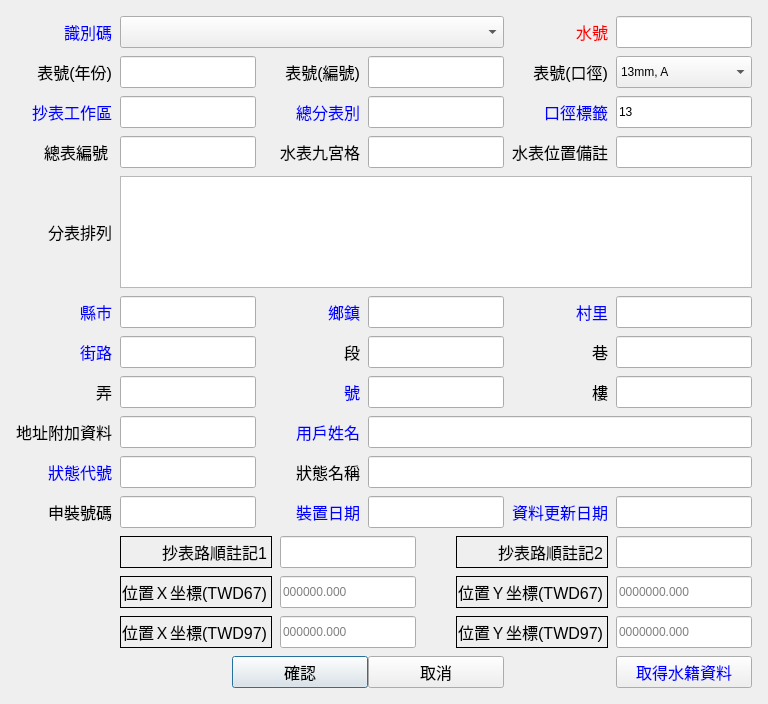
<?xml version="1.0" encoding="UTF-8"?>
<ui version="4.0">
 <class>AddEumeter</class>
 <widget class="QDialog" name="AddEumeter">
  <property name="geometry">
   <rect>
    <x>0</x>
    <y>0</y>
    <width>768</width>
    <height>704</height>
   </rect>
  </property>
  <property name="windowTitle">
   <string>Dialog</string>
  </property>
  <widget class="QComboBox" name="comboBox_unific_id">
   <property name="geometry">
    <rect>
     <x>120</x>
     <y>16</y>
     <width>384</width>
     <height>32</height>
    </rect>
   </property>
  </widget>
  <widget class="QLabel" name="label_unific_id">
   <property name="geometry">
    <rect>
     <x>16</x>
     <y>16</y>
     <width>96</width>
     <height>32</height>
    </rect>
   </property>
   <property name="font">
    <font>
     <pointsize>12</pointsize>
    </font>
   </property>
   <property name="styleSheet">
    <string notr="true">color: rgb(0, 0, 255);</string>
   </property>
   <property name="text">
    <string>識別碼</string>
   </property>
   <property name="alignment">
    <set>Qt::AlignRight|Qt::AlignTrailing|Qt::AlignVCenter</set>
   </property>
  </widget>
  <widget class="QLabel" name="label_water_no">
   <property name="geometry">
    <rect>
     <x>512</x>
     <y>16</y>
     <width>96</width>
     <height>32</height>
    </rect>
   </property>
   <property name="font">
    <font>
     <pointsize>12</pointsize>
    </font>
   </property>
   <property name="styleSheet">
    <string notr="true">color: rgb(255, 0, 0);</string>
   </property>
   <property name="text">
    <string>水號</string>
   </property>
   <property name="alignment">
    <set>Qt::AlignRight|Qt::AlignTrailing|Qt::AlignVCenter</set>
   </property>
  </widget>
  <widget class="QLineEdit" name="lineEdit_water_no">
   <property name="geometry">
    <rect>
     <x>616</x>
     <y>16</y>
     <width>136</width>
     <height>32</height>
    </rect>
   </property>
   <property name="maxLength">
    <number>11</number>
   </property>
  </widget>
  <widget class="QLabel" name="label_meter_yy">
   <property name="geometry">
    <rect>
     <x>16</x>
     <y>56</y>
     <width>96</width>
     <height>32</height>
    </rect>
   </property>
   <property name="font">
    <font>
     <pointsize>12</pointsize>
    </font>
   </property>
   <property name="text">
    <string>表號(年份)</string>
   </property>
   <property name="alignment">
    <set>Qt::AlignRight|Qt::AlignTrailing|Qt::AlignVCenter</set>
   </property>
  </widget>
  <widget class="QLineEdit" name="lineEdit_meter_yy">
   <property name="geometry">
    <rect>
     <x>120</x>
     <y>56</y>
     <width>136</width>
     <height>32</height>
    </rect>
   </property>
   <property name="inputMask">
    <string/>
   </property>
   <property name="maxLength">
    <number>3</number>
   </property>
  </widget>
  <widget class="QLabel" name="label_meter_no">
   <property name="geometry">
    <rect>
     <x>264</x>
     <y>56</y>
     <width>96</width>
     <height>32</height>
    </rect>
   </property>
   <property name="font">
    <font>
     <pointsize>12</pointsize>
    </font>
   </property>
   <property name="text">
    <string>表號(編號)</string>
   </property>
   <property name="alignment">
    <set>Qt::AlignRight|Qt::AlignTrailing|Qt::AlignVCenter</set>
   </property>
  </widget>
  <widget class="QLineEdit" name="lineEdit_meter_no">
   <property name="geometry">
    <rect>
     <x>368</x>
     <y>56</y>
     <width>136</width>
     <height>32</height>
    </rect>
   </property>
   <property name="maxLength">
    <number>6</number>
   </property>
  </widget>
  <widget class="QLabel" name="label_meter_mode">
   <property name="geometry">
    <rect>
     <x>512</x>
     <y>56</y>
     <width>96</width>
     <height>32</height>
    </rect>
   </property>
   <property name="font">
    <font>
     <pointsize>12</pointsize>
    </font>
   </property>
   <property name="text">
    <string>表號(口徑)</string>
   </property>
   <property name="alignment">
    <set>Qt::AlignRight|Qt::AlignTrailing|Qt::AlignVCenter</set>
   </property>
  </widget>
  <widget class="QComboBox" name="comboBox_meter_mode">
   <property name="geometry">
    <rect>
     <x>616</x>
     <y>56</y>
     <width>136</width>
     <height>32</height>
    </rect>
   </property>
   <item>
    <property name="text">
     <string>13mm, A</string>
    </property>
   </item>
   <item>
    <property name="text">
     <string>20mm, B</string>
    </property>
   </item>
   <item>
    <property name="text">
     <string>25mm, C</string>
    </property>
   </item>
   <item>
    <property name="text">
     <string>40mm, D</string>
    </property>
   </item>
   <item>
    <property name="text">
     <string>50mm, E</string>
    </property>
   </item>
   <item>
    <property name="text">
     <string>80mm, F</string>
    </property>
   </item>
   <item>
    <property name="text">
     <string>100mm以上, G</string>
    </property>
   </item>
  </widget>
  <widget class="QLabel" name="label_work_area">
   <property name="geometry">
    <rect>
     <x>16</x>
     <y>96</y>
     <width>96</width>
     <height>32</height>
    </rect>
   </property>
   <property name="font">
    <font>
     <pointsize>12</pointsize>
    </font>
   </property>
   <property name="styleSheet">
    <string notr="true">color: rgb(0, 0, 255);</string>
   </property>
   <property name="text">
    <string>抄表工作區</string>
   </property>
   <property name="alignment">
    <set>Qt::AlignRight|Qt::AlignTrailing|Qt::AlignVCenter</set>
   </property>
  </widget>
  <widget class="QLineEdit" name="lineEdit_work_area">
   <property name="geometry">
    <rect>
     <x>120</x>
     <y>96</y>
     <width>136</width>
     <height>32</height>
    </rect>
   </property>
   <property name="maxLength">
    <number>4</number>
   </property>
  </widget>
  <widget class="QLabel" name="label_meter_type">
   <property name="geometry">
    <rect>
     <x>264</x>
     <y>96</y>
     <width>96</width>
     <height>32</height>
    </rect>
   </property>
   <property name="font">
    <font>
     <pointsize>12</pointsize>
    </font>
   </property>
   <property name="styleSheet">
    <string notr="true">color: rgb(0, 0, 255);</string>
   </property>
   <property name="text">
    <string>總分表別</string>
   </property>
   <property name="alignment">
    <set>Qt::AlignRight|Qt::AlignTrailing|Qt::AlignVCenter</set>
   </property>
  </widget>
  <widget class="QLineEdit" name="lineEdit_meter_type">
   <property name="geometry">
    <rect>
     <x>368</x>
     <y>96</y>
     <width>136</width>
     <height>32</height>
    </rect>
   </property>
   <property name="maxLength">
    <number>1</number>
   </property>
  </widget>
  <widget class="QLabel" name="label_meter_tag">
   <property name="geometry">
    <rect>
     <x>512</x>
     <y>96</y>
     <width>96</width>
     <height>32</height>
    </rect>
   </property>
   <property name="font">
    <font>
     <pointsize>12</pointsize>
    </font>
   </property>
   <property name="styleSheet">
    <string notr="true">color: rgb(0, 0, 255);</string>
   </property>
   <property name="text">
    <string>口徑標籤</string>
   </property>
   <property name="alignment">
    <set>Qt::AlignRight|Qt::AlignTrailing|Qt::AlignVCenter</set>
   </property>
  </widget>
  <widget class="QLineEdit" name="lineEdit_meter_tag">
   <property name="geometry">
    <rect>
     <x>616</x>
     <y>96</y>
     <width>136</width>
     <height>32</height>
    </rect>
   </property>
   <property name="text">
    <string>13</string>
   </property>
   <property name="maxLength">
    <number>3</number>
   </property>
  </widget>
  <widget class="QLineEdit" name="lineEdit_master">
   <property name="geometry">
    <rect>
     <x>120</x>
     <y>136</y>
     <width>136</width>
     <height>32</height>
    </rect>
   </property>
   <property name="maxLength">
    <number>5</number>
   </property>
  </widget>
  <widget class="QLabel" name="label_master">
   <property name="geometry">
    <rect>
     <x>12</x>
     <y>136</y>
     <width>96</width>
     <height>32</height>
    </rect>
   </property>
   <property name="font">
    <font>
     <pointsize>12</pointsize>
    </font>
   </property>
   <property name="text">
    <string>總表編號</string>
   </property>
   <property name="alignment">
    <set>Qt::AlignRight|Qt::AlignTrailing|Qt::AlignVCenter</set>
   </property>
  </widget>
  <widget class="QLineEdit" name="lineEdit_loc_9mark">
   <property name="geometry">
    <rect>
     <x>368</x>
     <y>136</y>
     <width>136</width>
     <height>32</height>
    </rect>
   </property>
   <property name="maxLength">
    <number>2</number>
   </property>
  </widget>
  <widget class="QLabel" name="label_loc_9mark">
   <property name="geometry">
    <rect>
     <x>264</x>
     <y>136</y>
     <width>96</width>
     <height>32</height>
    </rect>
   </property>
   <property name="font">
    <font>
     <pointsize>12</pointsize>
    </font>
   </property>
   <property name="text">
    <string>水表九宮格</string>
   </property>
   <property name="alignment">
    <set>Qt::AlignRight|Qt::AlignTrailing|Qt::AlignVCenter</set>
   </property>
  </widget>
  <widget class="QLabel" name="label_nine_mark_dsc">
   <property name="geometry">
    <rect>
     <x>512</x>
     <y>136</y>
     <width>96</width>
     <height>32</height>
    </rect>
   </property>
   <property name="font">
    <font>
     <pointsize>12</pointsize>
    </font>
   </property>
   <property name="text">
    <string>水表位置備註</string>
   </property>
   <property name="alignment">
    <set>Qt::AlignRight|Qt::AlignTrailing|Qt::AlignVCenter</set>
   </property>
  </widget>
  <widget class="QLineEdit" name="lineEdit_nine_mark_dsc">
   <property name="geometry">
    <rect>
     <x>616</x>
     <y>136</y>
     <width>136</width>
     <height>32</height>
    </rect>
   </property>
   <property name="maxLength">
    <number>20</number>
   </property>
  </widget>
  <widget class="QLabel" name="label_bh_loc">
   <property name="geometry">
    <rect>
     <x>16</x>
     <y>176</y>
     <width>96</width>
     <height>112</height>
    </rect>
   </property>
   <property name="font">
    <font>
     <pointsize>12</pointsize>
    </font>
   </property>
   <property name="text">
    <string>分表排列</string>
   </property>
   <property name="alignment">
    <set>Qt::AlignRight|Qt::AlignTrailing|Qt::AlignVCenter</set>
   </property>
  </widget>
  <widget class="QLineEdit" name="lineEdit_vila_name">
   <property name="geometry">
    <rect>
     <x>616</x>
     <y>296</y>
     <width>136</width>
     <height>32</height>
    </rect>
   </property>
   <property name="maxLength">
    <number>20</number>
   </property>
  </widget>
  <widget class="QLabel" name="label_dist_name">
   <property name="geometry">
    <rect>
     <x>264</x>
     <y>296</y>
     <width>96</width>
     <height>32</height>
    </rect>
   </property>
   <property name="font">
    <font>
     <pointsize>12</pointsize>
    </font>
   </property>
   <property name="styleSheet">
    <string notr="true">color: rgb(0, 0, 255);</string>
   </property>
   <property name="text">
    <string>鄉鎮</string>
   </property>
   <property name="alignment">
    <set>Qt::AlignRight|Qt::AlignTrailing|Qt::AlignVCenter</set>
   </property>
  </widget>
  <widget class="QLabel" name="label_vila_name">
   <property name="geometry">
    <rect>
     <x>512</x>
     <y>296</y>
     <width>96</width>
     <height>32</height>
    </rect>
   </property>
   <property name="font">
    <font>
     <pointsize>12</pointsize>
    </font>
   </property>
   <property name="styleSheet">
    <string notr="true">color: rgb(0, 0, 255);</string>
   </property>
   <property name="text">
    <string>村里</string>
   </property>
   <property name="alignment">
    <set>Qt::AlignRight|Qt::AlignTrailing|Qt::AlignVCenter</set>
   </property>
  </widget>
  <widget class="QLabel" name="label_county_name">
   <property name="geometry">
    <rect>
     <x>16</x>
     <y>296</y>
     <width>96</width>
     <height>32</height>
    </rect>
   </property>
   <property name="font">
    <font>
     <pointsize>12</pointsize>
    </font>
   </property>
   <property name="styleSheet">
    <string notr="true">color: rgb(0, 0, 255);</string>
   </property>
   <property name="text">
    <string>縣市</string>
   </property>
   <property name="alignment">
    <set>Qt::AlignRight|Qt::AlignTrailing|Qt::AlignVCenter</set>
   </property>
  </widget>
  <widget class="QLineEdit" name="lineEdit_dist_name">
   <property name="geometry">
    <rect>
     <x>368</x>
     <y>296</y>
     <width>136</width>
     <height>32</height>
    </rect>
   </property>
   <property name="maxLength">
    <number>20</number>
   </property>
  </widget>
  <widget class="QLineEdit" name="lineEdit_county_name">
   <property name="geometry">
    <rect>
     <x>120</x>
     <y>296</y>
     <width>136</width>
     <height>32</height>
    </rect>
   </property>
   <property name="maxLength">
    <number>10</number>
   </property>
  </widget>
  <widget class="QLabel" name="label_road">
   <property name="geometry">
    <rect>
     <x>16</x>
     <y>336</y>
     <width>96</width>
     <height>32</height>
    </rect>
   </property>
   <property name="font">
    <font>
     <pointsize>12</pointsize>
    </font>
   </property>
   <property name="styleSheet">
    <string notr="true">color: rgb(0, 0, 255);</string>
   </property>
   <property name="text">
    <string>街路</string>
   </property>
   <property name="alignment">
    <set>Qt::AlignRight|Qt::AlignTrailing|Qt::AlignVCenter</set>
   </property>
  </widget>
  <widget class="QLineEdit" name="lineEdit_road">
   <property name="geometry">
    <rect>
     <x>120</x>
     <y>336</y>
     <width>136</width>
     <height>32</height>
    </rect>
   </property>
   <property name="maxLength">
    <number>20</number>
   </property>
  </widget>
  <widget class="QLabel" name="label_lane">
   <property name="geometry">
    <rect>
     <x>512</x>
     <y>336</y>
     <width>96</width>
     <height>32</height>
    </rect>
   </property>
   <property name="font">
    <font>
     <pointsize>12</pointsize>
    </font>
   </property>
   <property name="text">
    <string>巷</string>
   </property>
   <property name="alignment">
    <set>Qt::AlignRight|Qt::AlignTrailing|Qt::AlignVCenter</set>
   </property>
  </widget>
  <widget class="QLineEdit" name="lineEdit_section">
   <property name="geometry">
    <rect>
     <x>368</x>
     <y>336</y>
     <width>136</width>
     <height>32</height>
    </rect>
   </property>
   <property name="maxLength">
    <number>10</number>
   </property>
  </widget>
  <widget class="QLabel" name="label_section">
   <property name="geometry">
    <rect>
     <x>264</x>
     <y>336</y>
     <width>96</width>
     <height>32</height>
    </rect>
   </property>
   <property name="font">
    <font>
     <pointsize>12</pointsize>
    </font>
   </property>
   <property name="text">
    <string>段</string>
   </property>
   <property name="alignment">
    <set>Qt::AlignRight|Qt::AlignTrailing|Qt::AlignVCenter</set>
   </property>
  </widget>
  <widget class="QLineEdit" name="lineEdit_lane">
   <property name="geometry">
    <rect>
     <x>616</x>
     <y>336</y>
     <width>136</width>
     <height>32</height>
    </rect>
   </property>
   <property name="maxLength">
    <number>5</number>
   </property>
  </widget>
  <widget class="QLabel" name="label_alley">
   <property name="geometry">
    <rect>
     <x>16</x>
     <y>376</y>
     <width>96</width>
     <height>32</height>
    </rect>
   </property>
   <property name="font">
    <font>
     <pointsize>12</pointsize>
    </font>
   </property>
   <property name="text">
    <string>弄</string>
   </property>
   <property name="alignment">
    <set>Qt::AlignRight|Qt::AlignTrailing|Qt::AlignVCenter</set>
   </property>
  </widget>
  <widget class="QLineEdit" name="lineEdit_addr_no">
   <property name="geometry">
    <rect>
     <x>368</x>
     <y>376</y>
     <width>136</width>
     <height>32</height>
    </rect>
   </property>
   <property name="maxLength">
    <number>5</number>
   </property>
  </widget>
  <widget class="QLabel" name="label_addr_no">
   <property name="geometry">
    <rect>
     <x>264</x>
     <y>376</y>
     <width>96</width>
     <height>32</height>
    </rect>
   </property>
   <property name="font">
    <font>
     <pointsize>12</pointsize>
    </font>
   </property>
   <property name="styleSheet">
    <string notr="true">color: rgb(0, 0, 255);</string>
   </property>
   <property name="text">
    <string>號</string>
   </property>
   <property name="alignment">
    <set>Qt::AlignRight|Qt::AlignTrailing|Qt::AlignVCenter</set>
   </property>
  </widget>
  <widget class="QLineEdit" name="lineEdit_alley">
   <property name="geometry">
    <rect>
     <x>120</x>
     <y>376</y>
     <width>136</width>
     <height>32</height>
    </rect>
   </property>
   <property name="maxLength">
    <number>5</number>
   </property>
  </widget>
  <widget class="QLineEdit" name="lineEdit_floor">
   <property name="geometry">
    <rect>
     <x>616</x>
     <y>376</y>
     <width>136</width>
     <height>32</height>
    </rect>
   </property>
   <property name="maxLength">
    <number>2</number>
   </property>
  </widget>
  <widget class="QLabel" name="label_floor">
   <property name="geometry">
    <rect>
     <x>512</x>
     <y>376</y>
     <width>96</width>
     <height>32</height>
    </rect>
   </property>
   <property name="font">
    <font>
     <pointsize>12</pointsize>
    </font>
   </property>
   <property name="text">
    <string>樓</string>
   </property>
   <property name="alignment">
    <set>Qt::AlignRight|Qt::AlignTrailing|Qt::AlignVCenter</set>
   </property>
  </widget>
  <widget class="QLineEdit" name="lineEdit_add_2a">
   <property name="geometry">
    <rect>
     <x>120</x>
     <y>416</y>
     <width>136</width>
     <height>32</height>
    </rect>
   </property>
   <property name="maxLength">
    <number>10</number>
   </property>
  </widget>
  <widget class="QLabel" name="label_add_2a">
   <property name="geometry">
    <rect>
     <x>16</x>
     <y>416</y>
     <width>96</width>
     <height>32</height>
    </rect>
   </property>
   <property name="font">
    <font>
     <pointsize>12</pointsize>
    </font>
   </property>
   <property name="text">
    <string>地址附加資料</string>
   </property>
   <property name="alignment">
    <set>Qt::AlignRight|Qt::AlignTrailing|Qt::AlignVCenter</set>
   </property>
  </widget>
  <widget class="QLineEdit" name="lineEdit_cust_name">
   <property name="geometry">
    <rect>
     <x>368</x>
     <y>416</y>
     <width>384</width>
     <height>32</height>
    </rect>
   </property>
   <property name="maxLength">
    <number>20</number>
   </property>
  </widget>
  <widget class="QLabel" name="label_cust_name">
   <property name="geometry">
    <rect>
     <x>264</x>
     <y>416</y>
     <width>96</width>
     <height>32</height>
    </rect>
   </property>
   <property name="font">
    <font>
     <pointsize>12</pointsize>
    </font>
   </property>
   <property name="styleSheet">
    <string notr="true">color: rgb(0, 0, 255);</string>
   </property>
   <property name="text">
    <string>用戶姓名</string>
   </property>
   <property name="alignment">
    <set>Qt::AlignRight|Qt::AlignTrailing|Qt::AlignVCenter</set>
   </property>
  </widget>
  <widget class="QLabel" name="label_cstl_kind">
   <property name="geometry">
    <rect>
     <x>16</x>
     <y>456</y>
     <width>96</width>
     <height>32</height>
    </rect>
   </property>
   <property name="font">
    <font>
     <pointsize>12</pointsize>
    </font>
   </property>
   <property name="styleSheet">
    <string notr="true">color: rgb(0, 0, 255);</string>
   </property>
   <property name="text">
    <string>狀態代號</string>
   </property>
   <property name="alignment">
    <set>Qt::AlignRight|Qt::AlignTrailing|Qt::AlignVCenter</set>
   </property>
  </widget>
  <widget class="QLineEdit" name="lineEdit_cstl_kind">
   <property name="geometry">
    <rect>
     <x>120</x>
     <y>456</y>
     <width>136</width>
     <height>32</height>
    </rect>
   </property>
   <property name="maxLength">
    <number>4</number>
   </property>
  </widget>
  <widget class="QLabel" name="label_kind_desc">
   <property name="geometry">
    <rect>
     <x>264</x>
     <y>456</y>
     <width>96</width>
     <height>32</height>
    </rect>
   </property>
   <property name="font">
    <font>
     <pointsize>12</pointsize>
    </font>
   </property>
   <property name="text">
    <string>狀態名稱</string>
   </property>
   <property name="alignment">
    <set>Qt::AlignRight|Qt::AlignTrailing|Qt::AlignVCenter</set>
   </property>
  </widget>
  <widget class="QLineEdit" name="lineEdit_kind_desc">
   <property name="geometry">
    <rect>
     <x>368</x>
     <y>456</y>
     <width>384</width>
     <height>32</height>
    </rect>
   </property>
   <property name="maxLength">
    <number>24</number>
   </property>
  </widget>
  <widget class="QLineEdit" name="lineEdit_empl_date">
   <property name="geometry">
    <rect>
     <x>368</x>
     <y>496</y>
     <width>136</width>
     <height>32</height>
    </rect>
   </property>
   <property name="maxLength">
    <number>8</number>
   </property>
  </widget>
  <widget class="QLineEdit" name="lineEdit_upd_date">
   <property name="geometry">
    <rect>
     <x>616</x>
     <y>496</y>
     <width>136</width>
     <height>32</height>
    </rect>
   </property>
   <property name="maxLength">
    <number>8</number>
   </property>
  </widget>
  <widget class="QLineEdit" name="lineEdit_acep_no">
   <property name="geometry">
    <rect>
     <x>120</x>
     <y>496</y>
     <width>136</width>
     <height>32</height>
    </rect>
   </property>
   <property name="maxLength">
    <number>6</number>
   </property>
  </widget>
  <widget class="QLabel" name="label_acep_no">
   <property name="geometry">
    <rect>
     <x>16</x>
     <y>496</y>
     <width>96</width>
     <height>32</height>
    </rect>
   </property>
   <property name="font">
    <font>
     <pointsize>12</pointsize>
    </font>
   </property>
   <property name="text">
    <string>申裝號碼</string>
   </property>
   <property name="alignment">
    <set>Qt::AlignRight|Qt::AlignTrailing|Qt::AlignVCenter</set>
   </property>
  </widget>
  <widget class="QLabel" name="label_upd_date">
   <property name="geometry">
    <rect>
     <x>512</x>
     <y>496</y>
     <width>96</width>
     <height>32</height>
    </rect>
   </property>
   <property name="font">
    <font>
     <pointsize>12</pointsize>
    </font>
   </property>
   <property name="styleSheet">
    <string notr="true">color: rgb(0, 0, 255);</string>
   </property>
   <property name="text">
    <string>資料更新日期</string>
   </property>
   <property name="alignment">
    <set>Qt::AlignRight|Qt::AlignTrailing|Qt::AlignVCenter</set>
   </property>
  </widget>
  <widget class="QLabel" name="label_empl_date">
   <property name="geometry">
    <rect>
     <x>264</x>
     <y>496</y>
     <width>96</width>
     <height>32</height>
    </rect>
   </property>
   <property name="font">
    <font>
     <pointsize>12</pointsize>
    </font>
   </property>
   <property name="styleSheet">
    <string notr="true">color: rgb(0, 0, 255);</string>
   </property>
   <property name="text">
    <string>裝置日期</string>
   </property>
   <property name="alignment">
    <set>Qt::AlignRight|Qt::AlignTrailing|Qt::AlignVCenter</set>
   </property>
  </widget>
  <widget class="QLabel" name="label_coord_67x">
   <property name="geometry">
    <rect>
     <x>120</x>
     <y>576</y>
     <width>152</width>
     <height>32</height>
    </rect>
   </property>
   <property name="font">
    <font>
     <pointsize>12</pointsize>
    </font>
   </property>
   <property name="frameShape">
    <enum>QFrame::Box</enum>
   </property>
   <property name="text">
    <string>位置Ｘ坐標(TWD67)</string>
   </property>
   <property name="alignment">
    <set>Qt::AlignRight|Qt::AlignTrailing|Qt::AlignVCenter</set>
   </property>
  </widget>
  <widget class="QLabel" name="label_coord_97y">
   <property name="geometry">
    <rect>
     <x>456</x>
     <y>616</y>
     <width>152</width>
     <height>32</height>
    </rect>
   </property>
   <property name="font">
    <font>
     <pointsize>12</pointsize>
    </font>
   </property>
   <property name="frameShape">
    <enum>QFrame::Box</enum>
   </property>
   <property name="text">
    <string>位置Ｙ坐標(TWD97)</string>
   </property>
   <property name="alignment">
    <set>Qt::AlignRight|Qt::AlignTrailing|Qt::AlignVCenter</set>
   </property>
  </widget>
  <widget class="QLineEdit" name="lineEdit_coord_67x">
   <property name="geometry">
    <rect>
     <x>280</x>
     <y>576</y>
     <width>136</width>
     <height>32</height>
    </rect>
   </property>
   <property name="inputMask">
    <string/>
   </property>
   <property name="text">
    <string/>
   </property>
   <property name="placeholderText">
    <string>000000.000</string>
   </property>
  </widget>
  <widget class="QLineEdit" name="lineEdit_coord_67y">
   <property name="geometry">
    <rect>
     <x>616</x>
     <y>576</y>
     <width>136</width>
     <height>32</height>
    </rect>
   </property>
   <property name="inputMask">
    <string/>
   </property>
   <property name="text">
    <string/>
   </property>
   <property name="placeholderText">
    <string>0000000.000</string>
   </property>
  </widget>
  <widget class="QLineEdit" name="lineEdit_coord_97y">
   <property name="geometry">
    <rect>
     <x>616</x>
     <y>616</y>
     <width>136</width>
     <height>32</height>
    </rect>
   </property>
   <property name="inputMask">
    <string/>
   </property>
   <property name="text">
    <string/>
   </property>
   <property name="placeholderText">
    <string>0000000.000</string>
   </property>
  </widget>
  <widget class="QLabel" name="label_coord_67y">
   <property name="geometry">
    <rect>
     <x>456</x>
     <y>576</y>
     <width>152</width>
     <height>32</height>
    </rect>
   </property>
   <property name="font">
    <font>
     <pointsize>12</pointsize>
    </font>
   </property>
   <property name="frameShape">
    <enum>QFrame::Box</enum>
   </property>
   <property name="text">
    <string>位置Ｙ坐標(TWD67)</string>
   </property>
   <property name="alignment">
    <set>Qt::AlignRight|Qt::AlignTrailing|Qt::AlignVCenter</set>
   </property>
  </widget>
  <widget class="QLabel" name="label_coord_97x">
   <property name="geometry">
    <rect>
     <x>120</x>
     <y>616</y>
     <width>152</width>
     <height>32</height>
    </rect>
   </property>
   <property name="font">
    <font>
     <pointsize>12</pointsize>
    </font>
   </property>
   <property name="frameShape">
    <enum>QFrame::Box</enum>
   </property>
   <property name="text">
    <string>位置Ｘ坐標(TWD97)</string>
   </property>
   <property name="alignment">
    <set>Qt::AlignRight|Qt::AlignTrailing|Qt::AlignVCenter</set>
   </property>
  </widget>
  <widget class="QLineEdit" name="lineEdit_coord_97x">
   <property name="geometry">
    <rect>
     <x>280</x>
     <y>616</y>
     <width>136</width>
     <height>32</height>
    </rect>
   </property>
   <property name="inputMask">
    <string/>
   </property>
   <property name="text">
    <string/>
   </property>
   <property name="placeholderText">
    <string>000000.000</string>
   </property>
  </widget>
  <widget class="QLabel" name="label_rt_order2">
   <property name="geometry">
    <rect>
     <x>456</x>
     <y>536</y>
     <width>152</width>
     <height>32</height>
    </rect>
   </property>
   <property name="font">
    <font>
     <pointsize>12</pointsize>
    </font>
   </property>
   <property name="frameShape">
    <enum>QFrame::Box</enum>
   </property>
   <property name="text">
    <string>抄表路順註記2</string>
   </property>
   <property name="alignment">
    <set>Qt::AlignRight|Qt::AlignTrailing|Qt::AlignVCenter</set>
   </property>
  </widget>
  <widget class="QLineEdit" name="lineEdit_rt_order1">
   <property name="geometry">
    <rect>
     <x>280</x>
     <y>536</y>
     <width>136</width>
     <height>32</height>
    </rect>
   </property>
   <property name="inputMask">
    <string/>
   </property>
   <property name="maxLength">
    <number>6</number>
   </property>
  </widget>
  <widget class="QLabel" name="label_rt_order1">
   <property name="geometry">
    <rect>
     <x>120</x>
     <y>536</y>
     <width>152</width>
     <height>32</height>
    </rect>
   </property>
   <property name="font">
    <font>
     <pointsize>12</pointsize>
    </font>
   </property>
   <property name="frameShape">
    <enum>QFrame::Box</enum>
   </property>
   <property name="text">
    <string>抄表路順註記1</string>
   </property>
   <property name="alignment">
    <set>Qt::AlignRight|Qt::AlignTrailing|Qt::AlignVCenter</set>
   </property>
  </widget>
  <widget class="QLineEdit" name="lineEdit_rt_order2">
   <property name="geometry">
    <rect>
     <x>616</x>
     <y>536</y>
     <width>136</width>
     <height>32</height>
    </rect>
   </property>
   <property name="inputMask">
    <string/>
   </property>
   <property name="maxLength">
    <number>6</number>
   </property>
  </widget>
  <widget class="QPushButton" name="pushButtonOK">
   <property name="geometry">
    <rect>
     <x>232</x>
     <y>656</y>
     <width>136</width>
     <height>32</height>
    </rect>
   </property>
   <property name="font">
    <font>
     <pointsize>12</pointsize>
    </font>
   </property>
   <property name="text">
    <string>確認</string>
   </property>
  </widget>
  <widget class="QPushButton" name="pushButtonCancel">
   <property name="geometry">
    <rect>
     <x>368</x>
     <y>656</y>
     <width>136</width>
     <height>32</height>
    </rect>
   </property>
   <property name="font">
    <font>
     <pointsize>12</pointsize>
    </font>
   </property>
   <property name="text">
    <string>取消</string>
   </property>
  </widget>
  <widget class="QPlainTextEdit" name="plainTextEdit_bh_loc">
   <property name="geometry">
    <rect>
     <x>120</x>
     <y>176</y>
     <width>632</width>
     <height>112</height>
    </rect>
   </property>
  </widget>
  <widget class="QPushButton" name="pushButtonUpdate">
   <property name="geometry">
    <rect>
     <x>616</x>
     <y>656</y>
     <width>136</width>
     <height>32</height>
    </rect>
   </property>
   <property name="font">
    <font>
     <pointsize>12</pointsize>
    </font>
   </property>
   <property name="styleSheet">
    <string notr="true">color: rgb(0, 0, 255);</string>
   </property>
   <property name="text">
    <string>取得水籍資料</string>
   </property>
  </widget>
 </widget>
 <resources/>
 <connections/>
</ui>
